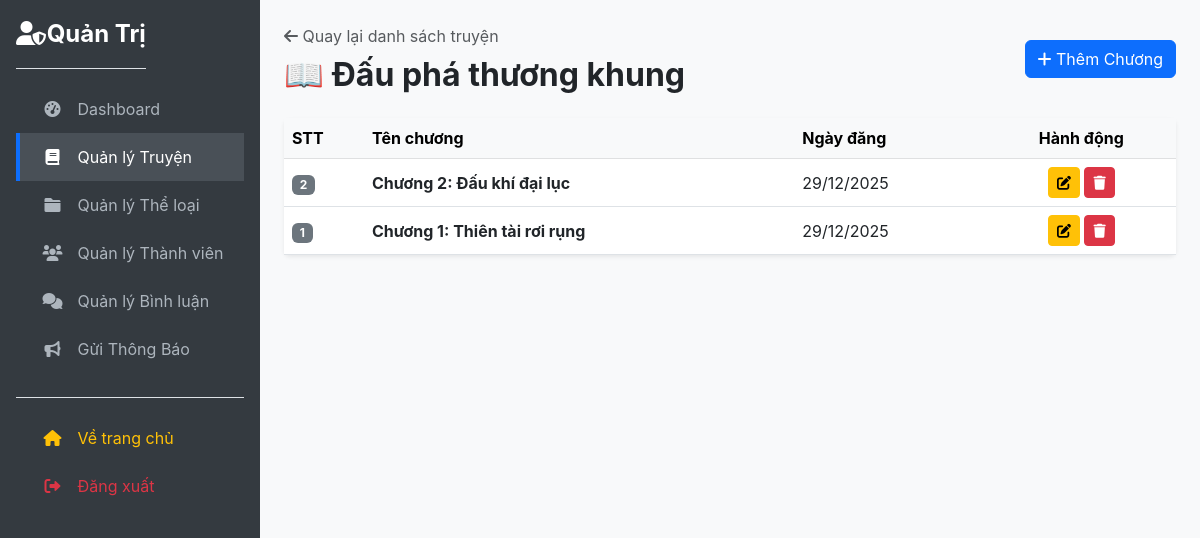
The app's page /admin/novel_chapters.php?novel_id=1 (signed in) with its own data.
### tables this page shows
CREATE TABLE `novels` (
  `id` int(11) NOT NULL,
  `title` varchar(255) NOT NULL,
  `slug` varchar(255) NOT NULL,
  `description` text DEFAULT NULL,
  `author` varchar(100) DEFAULT NULL,
  `cover_image` varchar(255) DEFAULT NULL,
  `status` enum('ongoing','completed','dropped') DEFAULT 'ongoing',
  `posted_by` int(11) NOT NULL,
  `created_at` timestamp NOT NULL DEFAULT current_timestamp(),
  `updated_at` timestamp NOT NULL DEFAULT current_timestamp() ON UPDATE current_timestamp(),
  `view_count` int(11) DEFAULT 0,
  `favorite_count` int(11) DEFAULT 0,
  `views` int(11) DEFAULT 0
);

CREATE TABLE `novel_chapters` (
  `id` int(11) NOT NULL,
  `novel_id` int(11) NOT NULL,
  `title` varchar(255) NOT NULL,
  `slug` varchar(255) NOT NULL,
  `content` longtext NOT NULL,
  `order_index` int(11) NOT NULL DEFAULT 0,
  `created_at` timestamp NOT NULL DEFAULT current_timestamp()
);

### admin/novel_chapters.php (the view, shortened to what this page needs)
<?php
require_once '../config/database.php';
$is_admin = ($_SESSION['role'] === 'admin');
$back_url = $is_admin ? 'novels.php' : 'mod_novels.php';
$dashboard_url = $is_admin ? 'index.php' : 'mod_index.php';
$novel_id = intval($_GET['novel_id']);
$novel = $conn->query("SELECT title FROM novels WHERE id = $novel_id")->fetch_assoc();
$chapters = $conn->query("SELECT * FROM novel_chapters WHERE novel_id = $novel_id ORDER BY order_index DESC");
?>
<!DOCTYPE html>
<html lang="vi">
<head>
    <link href="https://cdn.jsdelivr.net/npm/bootstrap@5.3.0/dist/css/bootstrap.min.css" rel="stylesheet">
    <link rel="stylesheet" href="https://cdnjs.cloudflare.com/ajax/libs/font-awesome/6.0.0/css/all.min.css">
    <link rel="stylesheet" href="../css/admin_style.css">
</head>
<body>
<div class="d-flex">
    <div class="sidebar d-flex flex-column flex-shrink-0 p-3">
        <div class="d-flex align-items-center mb-3 mb-md-0 me-md-auto text-white border-bottom pb-3">
            <span class="fs-4 fw-bold"><i class="fas fa-user-shield"></i> Quản Trị</span>
        </div>
        <ul class="nav nav-pills flex-column mb-auto mt-3">
            <li><a href="<?= $dashboard_url ?>"><i class="fas fa-tachometer-alt me-2"></i> Dashboard</a></li>
            <li><a href="<?= $back_url ?>" class="active"><i class="fas fa-book me-2"></i> Quản lý Truyện</a></li>
            <?php if($is_admin): ?>
                <li><a href="categories.php"><i class="fas fa-folder me-2"></i> Quản lý Thể loại</a></li>
                <li><a href="manage_users.php"><i class="fas fa-users me-2"></i> Quản lý Thành viên</a></li>
                <li><a href="manage_comments.php"><i class="fas fa-comments me-2"></i> Quản lý Bình luận</a></li>
                <li><a href="notifications.php"><i class="fas fa-bullhorn me-2"></i> Gửi Thông Báo</a></li>
            <?php else: ?>
                <li><a href="mod_categories.php"><i class="fas fa-folder me-2"></i> Quản lý Thể loại</a></li>
            <?php endif; ?>
            <li class="mt-4 border-top pt-3"></li>
            <li><a href="../index.php" class="text-warning"><i class="fas fa-home me-2"></i> Về trang chủ</a></li>
            <li><a href="../logout.php" class="text-danger"><i class="fas fa-sign-out-alt me-2"></i> Đăng xuất</a></li>
        </ul>
    </div>
    <div class="container-fluid p-4">
        <div class="d-flex justify-content-between align-items-center mb-4">
            <div>
                <a href="<?= $back_url ?>" class="text-decoration-none text-muted mb-2 d-block"><i class="fas fa-arrow-left"></i> Quay lại danh sách truyện</a>
                <h2 class="fw-bold mb-0">📖 <?= htmlspecialchars($novel['title']) ?></h2>
            </div>
            <a href="chapter_add.php?novel_id=<?= $novel_id ?>" class="btn btn-primary"><i class="fas fa-plus"></i> Thêm Chương</a>
        </div>
        <div class="card shadow-sm border-0">
            <div class="card-body p-0">
                <table class="table table-hover align-middle mb-0">
                    <thead class="table-light"><tr><th width="80">STT</th><th>Tên chương</th><th>Ngày đăng</th><th class="text-center">Hành động</th></tr></thead>
                    <tbody>
                        <?php if ($chapters->num_rows > 0): ?>
                            <?php while ($row = $chapters->fetch_assoc()): ?>
                            <tr>
                                <td><span class="badge bg-secondary"><?= $row['order_index'] ?></span></td>
                                <td><strong><?= htmlspecialchars($row['title']) ?></strong></td>
                                <td><?= date('d/m/Y', strtotime($row['created_at'])) ?></td>
                                <td class="text-center">
                                    <a href="chapter_edit.php?id=<?= $row['id'] ?>&novel_id=<?= $novel_id ?>" class="btn btn-sm btn-warning"><i class="fas fa-edit"></i></a>
                                    <a href="?novel_id=<?= $novel_id ?>&delete_id=<?= $row['id'] ?>" class="btn btn-sm btn-danger" onclick="return confirm('Xóa chương này?')"><i class="fas fa-trash"></i></a>
                                </td>
                            </tr>
                            <?php endwhile; ?>
                        <?php else: ?>
                            <tr><td colspan="4" class="text-center py-4">Chưa có chương nào.</td></tr>
                        <?php endif; ?>
                    </tbody>
                </table>
            </div>
        </div>
    </div>
</div>
</body>
</html>

### css/admin_style.css (style rules this page uses)
body { background-color: #f8f9fa; font-family: -apple-system, BlinkMacSystemFont, "Segoe UI", Roboto, "Helvetica Neue", Arial, sans-serif; }
.sidebar { width: 260px; min-height: 100vh; background: #343a40; color: white; flex-shrink: 0; }
.sidebar a { color: #adb5bd; text-decoration: none; padding: 12px 20px; display: block; transition: all 0.3s ease; border-left: 4px solid transparent; }
.sidebar a:hover, .sidebar a.active { background: #495057; color: white; border-left-color: #0d6efd; }
.sidebar i { width: 25px; text-align: center; }

### records on screen
novels: title "Đấu phá thương khung"
novel_chapters: order_index "2", title "Chương 2: Đấu khí đại lục", created_at "29/12/2025"
novel_chapters: order_index "1", title "Chương 1: Thiên tài rơi rụng", created_at "29/12/2025"
